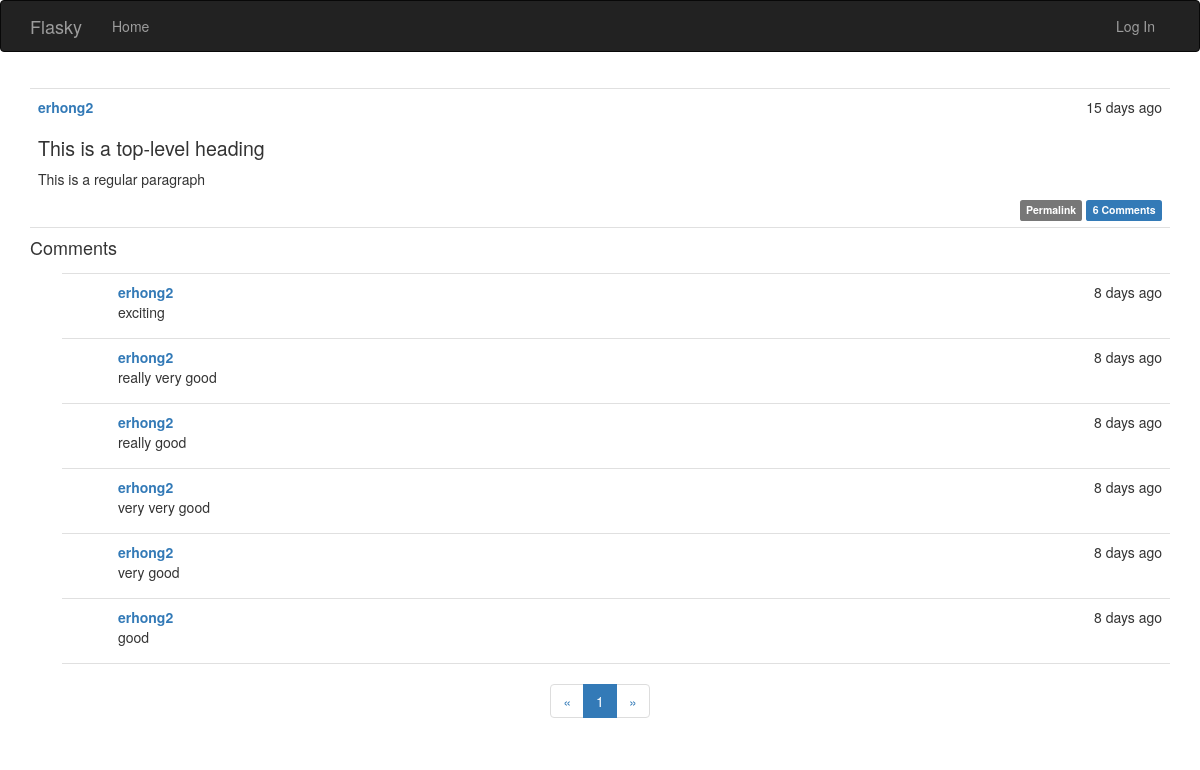
Page /post/103 on the committed database.
### app/models.py (models this page shows, shortened)
class Post(db.Model):
    __tablename__ = 'posts'
    id = db.Column(db.Integer, primary_key=True)
    body = db.Column(db.Text)
    timestamp = db.Column(db.DateTime, index=True, default=datetime.utcnow)
    author_id = db.Column(db.Integer, db.ForeignKey('users.id'))
    body_html = db.Column(db.Text)
    comments = db.relationship('Comment', backref='post', lazy='dynamic')

class User(UserMixin, db.Model):
    __tablename__ = 'users'
    id = db.Column(db.Integer, primary_key=True)
    email = db.Column(db.String(64), unique=True, index=True)
    username = db.Column(db.String(32), unique=True, index=True)
    password_hash = db.Column(db.String(128))
    confirmed = db.Column(db.Boolean, default=False)
    name = db.Column(db.String(64))
    location = db.Column(db.String(64))
    about_me = db.Column(db.Text())
    member_since = db.Column(db.DateTime(), default=datetime.utcnow)
    last_seen = db.Column(db.DateTime(), default=datetime.utcnow)
    role_id = db.Column(db.Integer, db.ForeignKey('roles.id'))
    posts = db.relationship('Post', backref='author', lazy='dynamic')
    followed = db.relationship('Follow',
                                foreign_keys=[Follow.follower_id],
                                backref=db.backref('follower', lazy='joined'),
                                lazy='dynamic',
                                cascade='all, delete-orphan')
    followers = db.relationship('Follow',
                                foreign_keys=[Follow.followed_id],
                                backref=db.backref('followed', lazy='joined'),
                                lazy='dynamic',
                                cascade='all, delete-orphan')
    comments = db.relationship('Comment', backref='author', lazy='dynamic')
    @property
    def password(self):
        raise AttributeError('password is not a readable attribute')

class Comment(db.Model):
    __tablename__= 'comments'
    id = db.Column(db.Integer, primary_key=True)
    body = db.Column(db.Text)
    body_html = db.Column(db.Text)
    timestamp = db.Column(db.DateTime, index=True, default=datetime.utcnow)
    disabled = db.Column(db.Boolean)
    author_id = db.Column(db.Integer, db.ForeignKey('users.id'))
    post_id = db.Column(db.Integer, db.ForeignKey('posts.id'))

### app/main/views.py (the view, shortened to what this page needs)
@main.route('/post/<int:id>', methods=['GET', 'POST'])
def post(id):
    post = Post.query.get_or_404(id)
    form = CommentForm()
    page = request.args.get('page', 1, type=int)
    if page == -1:
        page = (post.comments.count() - 1) / \
                current_app.config['FLASKY_COMMENTS_PER_PAGE'] + 1
    pagination = post.comments.order_by(Comment.timestamp.desc()).paginate(
                page, per_page=current_app.config['FLASKY_COMMENTS_PER_PAGE'],
                error_out=False)
    comments = pagination.items
    return render_template('post.html', posts=[post], form=form,
                        comments=comments, pagination=pagination)

### app/auth/views.py (called while the page is built)
@auth.before_app_request
def before_request():
    if current_user.is_authenticated:
        current_user.ping()
        if not current_user.confirmed \
            and request.endpoint \
            and request.endpoint[:5] != 'auth.' \
            and request.endpoint != 'static':
                return redirect(url_for('auth.unconfirmed'))

### app/main/__init__.py (called while the page is built)
@main.app_context_processor
def inject_permissions():
    return dict(Permission=Permission)

### app/models.py (called while the page is built)
    def can(self, permissions):
        return False

### app/templates/post.html (shortened to what this page needs)
{% extends "base.html" %}
{% import "bootstrap/wtf.html" as wtf %}
{% import "_macros.html" as macros %}
{% block page_content %}
{% include "_posts.html" %}
<div>
    <h4 id="comments">Comments</h4>
    {% include "_comments.html" %}
    {% if pagination %}
    <div class="pagination">
        {{ macros.pagination_widget(pagination, '.post', fragment='#comments', id=posts[0].id) }}
    </div>
    {% endif %}
</div>
{% endblock %}

### app/templates/_posts.html (shortened to what this page needs)
<ul class="posts">
    {% for post in posts %}
    <li class="post">
        <div class="post-date">{{ moment(post.timestamp).fromNow() }}</div>
        <div class="post-author">
            <a href="{{ url_for('main.user', username=post.author.username) }}">
            {{ post.author.username }}
            </a>
        </div>
            <div class="post-body">
            {% if post.body_html %}
                {{ post.body_html | safe }}
            {% else %}
                {{ post.body }}
            {% endif %}
            </div>
            <div class="post-footer">
                <a href="{{ url_for('main.post', id=post.id) }}">
                    <span class="label label-default">Permalink</span>
                </a>
                <a href="{{ url_for('main.post', id=post.id) }}#comments">
                    <span class="label label-primary">
                        {{ post.comments.count() }} Comments
                    </span>
                </a>
            </div>
    </li>
    {% endfor %}
</ul>

### app/templates/_comments.html (shortened to what this page needs)
<ul class="comments">
    {% for comment in comments %}
    <li class="comment">
        <div class="comment-content">
            <div class="comment-date">{{ moment(comment.timestamp).fromNow() }}</div>
            <div class="comment-author">
                <a href="{{ url_for('main.user', username=comment.author.username) }}">
                {{ comment.author.username }}
                </a>
            </div>
            <div class="comment-body">
                {% if moderate or not comment.disabled %}
                    {% if comment.body_html %}
                        {{ comment.body_html | safe }}
                    {% else %}
                        {{ comment.body }}
                    {% endif %}
                {% endif %}
            </div>
        </div>
    </li>
    {% endfor %}
</ul>

### app/static/styles.css (style rules this page uses)
ul.posts { list-style-type: none; padding: 0px; margin: 16px 0px 0px 0px; border-top: 1px solid #e0e0e0; }
ul.posts li.post { padding: 8px; border-bottom: 1px solid #e0e0e0; }
div.post-date { float: right; }
div.post-author { font-weight: bold; }
div.post-footer { text-align: right; }
ul.comments { list-style-type: none; padding: 0px; margin: 16px 0px 0px 0px; }
ul.comments li.comment { margin-left: 32px; padding: 8px; border-bottom: 1px solid #e0e0e0; }
ul.comments li.comment:nth-child(1) { border-top: 1px solid #e0e0e0; }
div.comment-date { float: right; }
div.comment-author { font-weight: bold; }
div.comment-content { margin-left: 48px; min-height: 48px; }
div.pagination { width: 100%; text-align: center; padding: 0px; margin: 0px; }
.post-body h1 { font-size: 140%; }

### rows in the picture
Post: timestamp "15 days ago", author.username "erhong2", body_html "This is a top-level heading This is a regular paragraph", comments.count "6"
Comment: timestamp "8 days ago", author.username "erhong2", body_html "exciting"
Comment: timestamp "8 days ago", author.username "erhong2", body_html "really very good"
Comment: timestamp "8 days ago", author.username "erhong2", body_html "really good"
Comment: timestamp "8 days ago", author.username "erhong2", body_html "very very good"
Comment: timestamp "8 days ago", author.username "erhong2", body_html "very good"
Comment: timestamp "8 days ago", author.username "erhong2", body_html "good"

### other values in the picture
{{ page }} "1"
